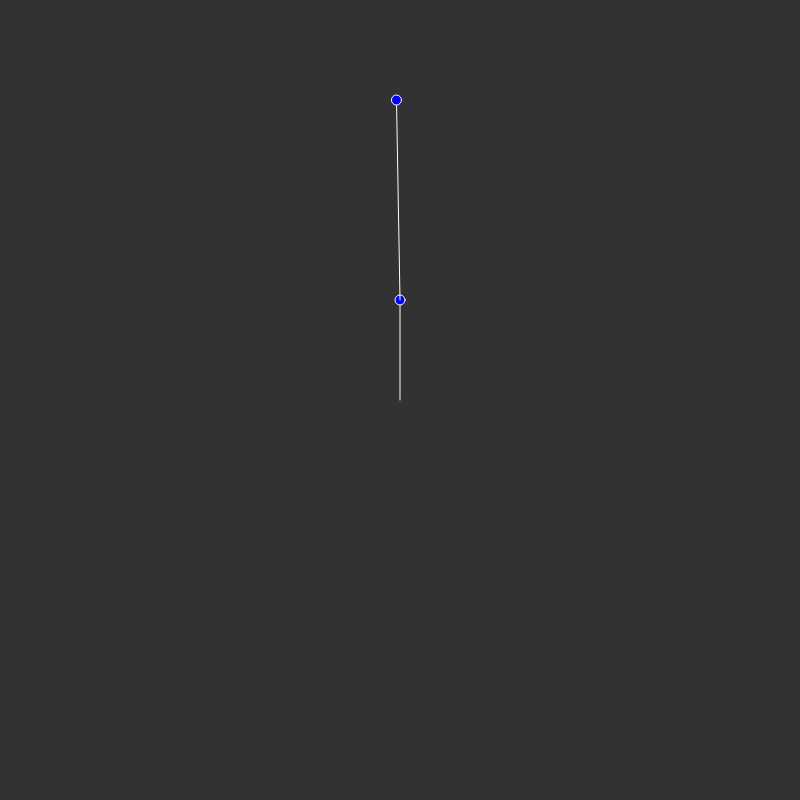
Frame 1 (no input)
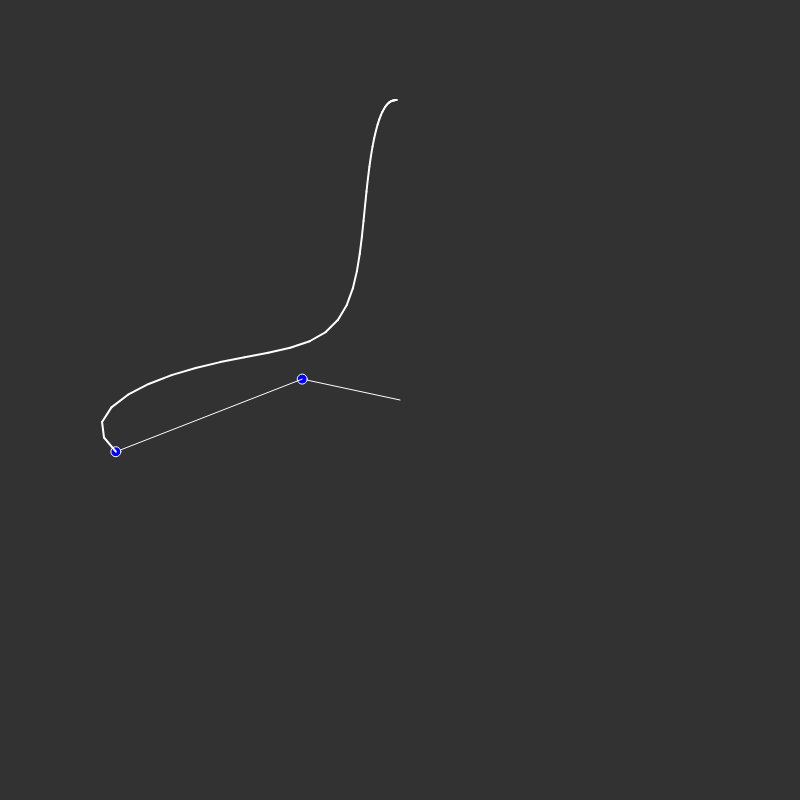
Frame 60 (no input)
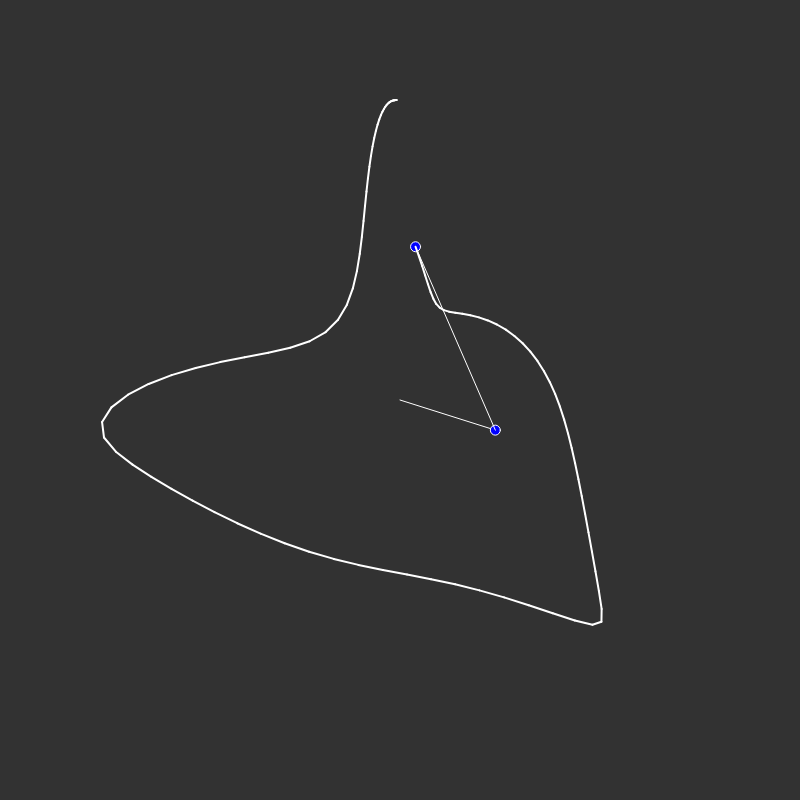
Frame 120 (the mouse pressed at the canvas centre since frame 60)

The p5.js sketch that drew these frames (run headless with seeded random() and noise() and a simulated clock; from frame 60 on, the mouse is pressed at the canvas centre):

// p5.js sketch
// ── sketch.js
let pos1;
let pos2;
let vel1;
let vel2;
let ac1;
let ac2;
let r1;
let r2;
let m1;
let m2;
let a1;
let a2;
let g = 1;

var canvas;
var cx;
var cy;

var precPos;
var display = false;

function setup()
{
  createCanvas(800, 800);
  canvas = createGraphics(width, height);
  cx = width / 2;
  cy = height / 2;

  r1 = 100;
  r2 = 200;
  m1 = 10;
  m2 = 10;
  a1 = PI;
  a2 = PI + radians(1);

  vel1 = 0;
  vel2 = 0;
  ac1 = 0.00;
  ac2 = 0.00;

  pos1 = createVector(0, r1);
  pos2 = p5.Vector.add(pos1, createVector(0, r2));

  precPos = createVector(pos2.x, pos2.y);

  update();

}

function draw()
{
  background(50);
  stroke(255);
  fill(0, 0, 255);
  translate(cx, cy);

  line(pos1.x, pos1.y, 0, 0);
  ellipse(pos1.x, pos1.y, 10, 10);

  line(pos2.x, pos2.y, pos1.x, pos1.y);
  ellipse(pos2.x, pos2.y, 10, 10);

  canvas.push();
  canvas.translate(cx, cy);
  canvas.stroke(255);
  canvas.strokeWeight(2)
  if (display)
    canvas.line(pos2.x, pos2.y, precPos.x, precPos.y);
  canvas.pop();

  image(canvas, -cx, -cy)

  precPos.x = pos2.x;
  precPos.y = pos2.y;

  update();
  display = true;
}

function update()
{
  //formulae from:
  //https://www.myphysicslab.com/pendulum/double-pendulum-en.html

  ac1 = ((-g * ((2 * m1) + m2) * sin(a1)) - (m2 * g * sin(a1 - (2 * a2))) - (2 * sin(a1 - a2) * m2 * ((vel2 * vel2 * r2) + (vel1 * vel1 * r1 * cos(a1 - a2))))) / (r1 * ((2 * m1) + m2 - (m2 * cos(2 * a1 - 2 * a2))));

  ac2 = ((2 * sin(a1 - a2)) * ((vel1 * vel1 * r1 * (m1 + m2)) + (g * (m1 + m2) * cos(a1)) + (vel2 * vel2 * r2 * m2 * cos(a1 - a2)))) / (r2 * (2 * m1 + m2 - m2 * cos(2 * a1 - 2 * a2)));

  vel1 += ac1;
  vel2 += ac2;

  vel1 *= 0.999;
  vel2 *= 0.999;

  a1 += vel1;
  a2 += vel2;

  pos1.x = r1 * sin(a1);
  pos1.y = r1 * cos(a1);

  pos2.x = pos1.x + r2 * sin(a2);
  pos2.y = pos1.y + r2 * cos(a2);

}
